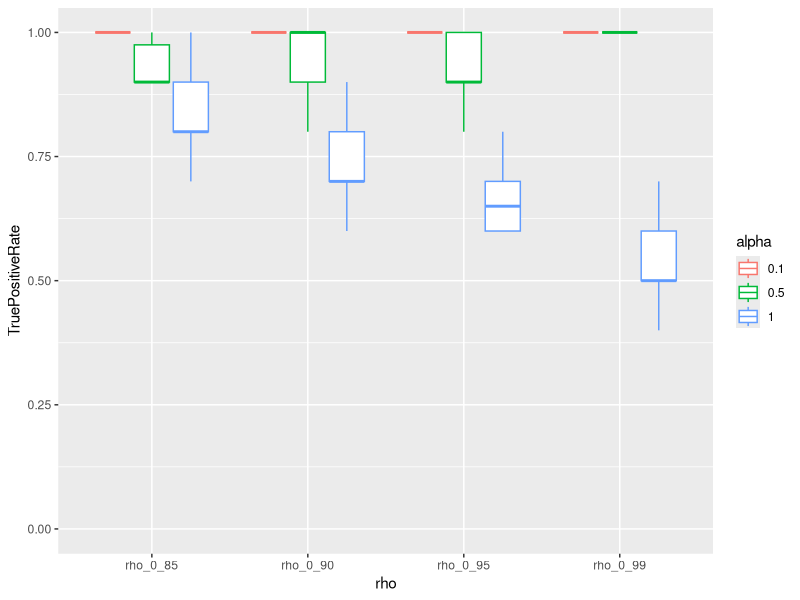
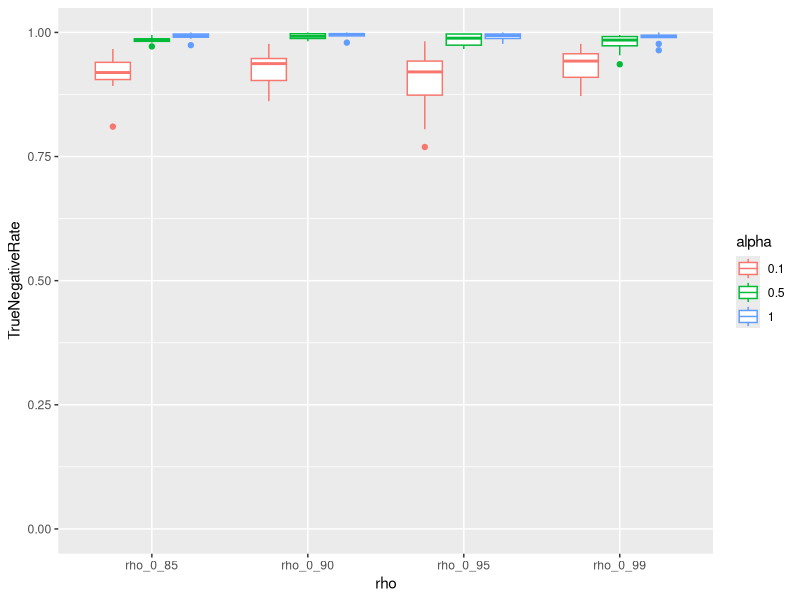
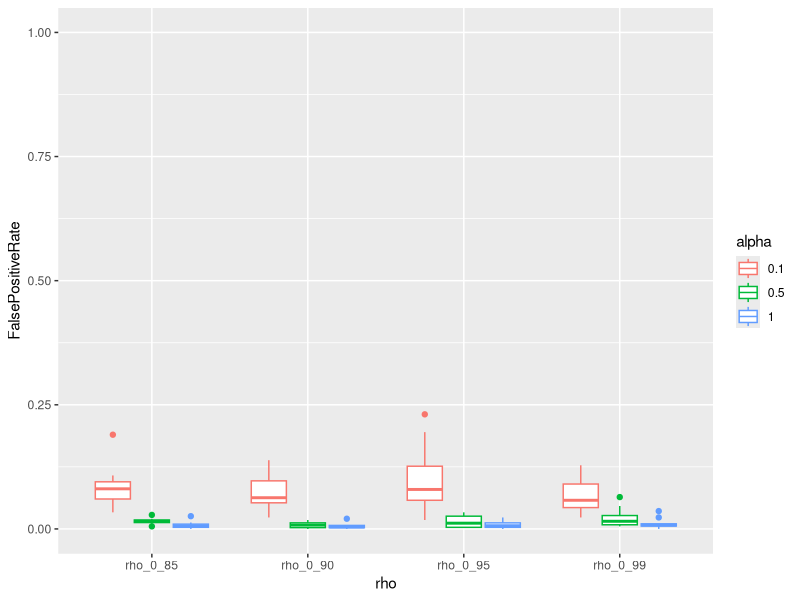
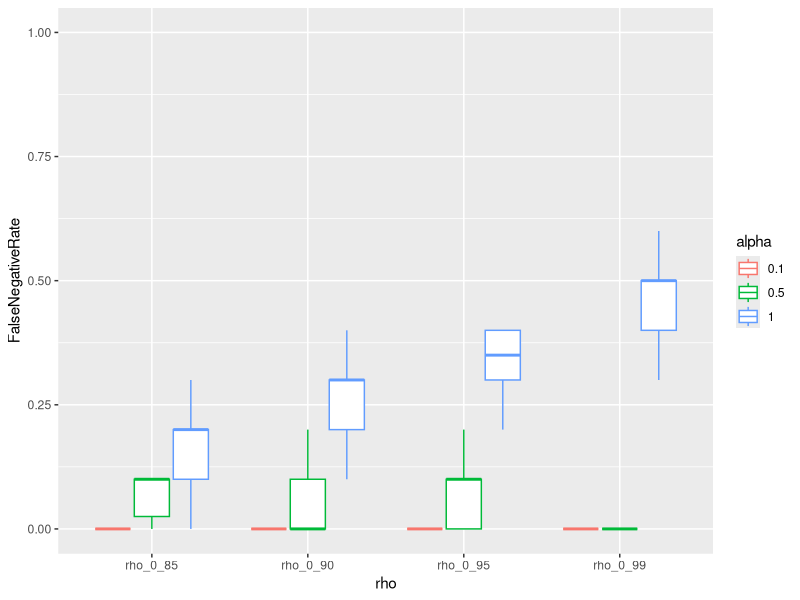
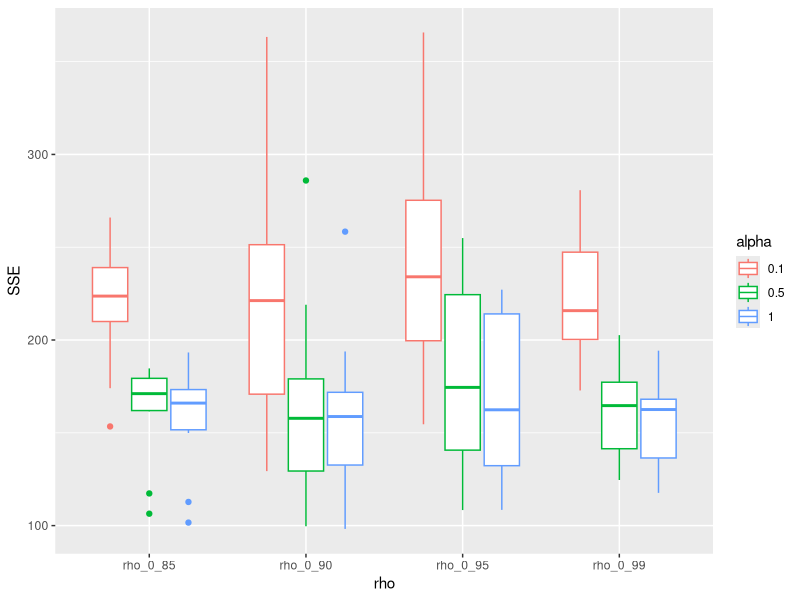
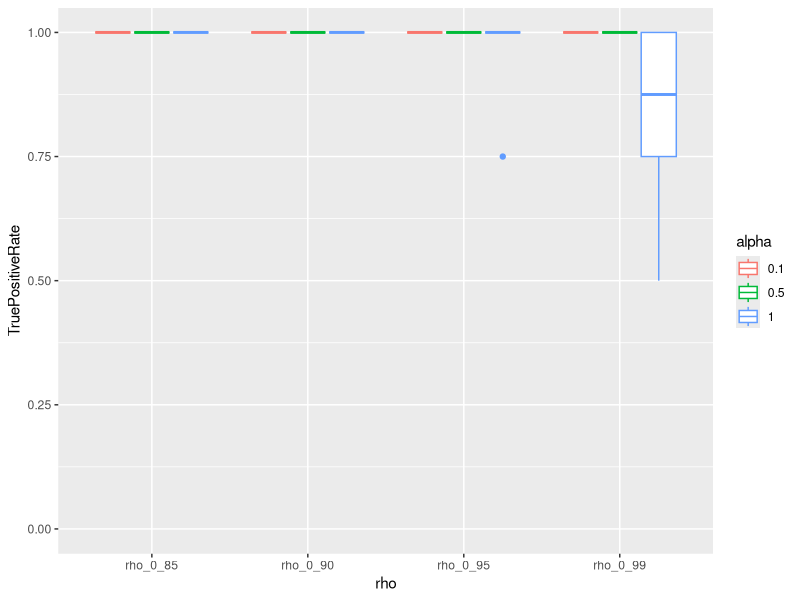
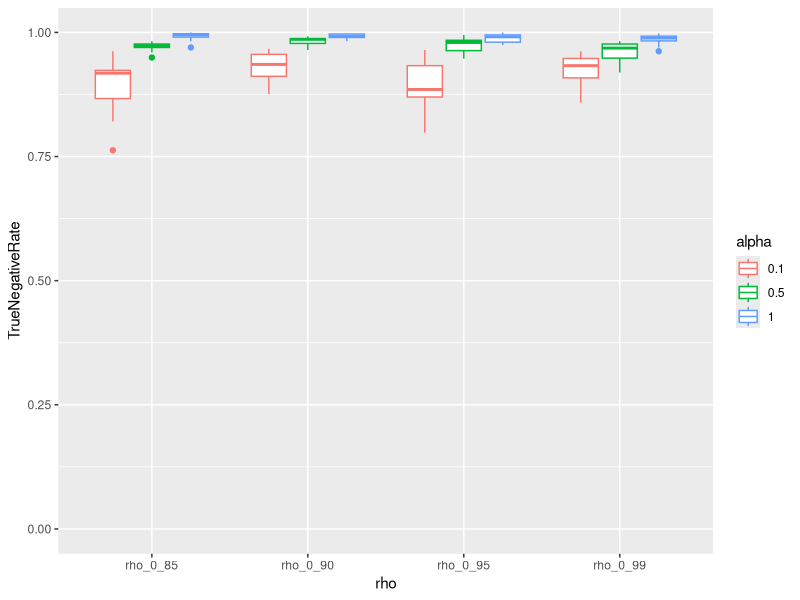
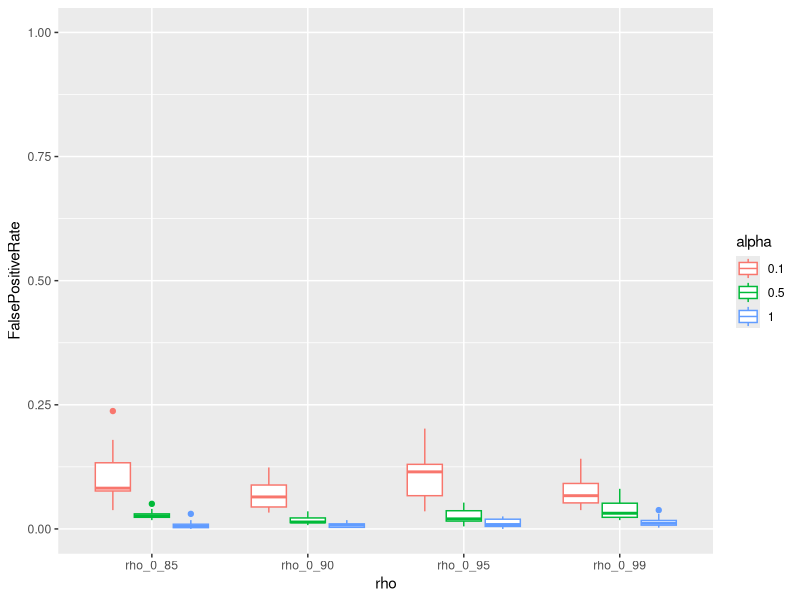

Generate these figures, in order, with R:
## ---- chunk 1
library(glmnet)
library(reshape)
library(ggplot2)


# The code below allows us to have more control over the plotting of 
# regularisation paths than the default plot.glmnet function provides:

# copy the plot function
myPlot <- glmnet:::plotCoef

# replace relevant part
body(myPlot)[[14]] <- quote(if (label) {
  nnz = length(which)
  xpos = max(index)
  pos = 4
  if (xvar == "lambda") {
    xpos = min(index)
    pos = 2
  }
  xpos = rep(xpos, nnz)
  ypos = beta[, ncol(beta)]
  text(xpos, ypos, paste(which), pos = pos, ...) # only changed this with ...
})

# copy first level of plot and replace plotCoef  with myPlot
myGlmnetPlot <- glmnet:::plot.glmnet

body(myGlmnetPlot)[[3]] <- quote(myPlot(x$beta, lambda = x$lambda, 
                                      df = x$df, dev = x$dev.ratio, 
                                      label = label, xvar = xvar, ...))

# Function to define the covariance matrix
setCovarianceMatrix <- function(rho1 = 0, rho2 = 0, rho3 = 0, p = 20)
{
  covarianceMatrix <- diag(nrow = p, ncol = p)
  
  for(i in 2:3)
  {
    for(j in 2:3)
    {
      if(i != j)
      {
          covarianceMatrix[i,j] <- rho1
      }
    }
  }


  for(i in 4:6)
  {
    for(j in 4:6)
    {
      if(i != j)
      {
          covarianceMatrix[i,j] <- rho2
      }
    }
  }
  
  for(i in 7:10)
  {
    for(j in 7:10)
    {
      if(i != j)
      {
          covarianceMatrix[i,j] <- rho3
      }
    }
  }

  return(covarianceMatrix)
    
}

set.seed(1)

dataDimension    <- 400
sampleSize       <- 200
covarianceMatrix <- setCovarianceMatrix(1,1,1,p = dataDimension)

X <- MASS::mvrnorm(n = sampleSize, 
                   mu = vector(mode = "numeric", length = dataDimension), 
                   Sigma = covarianceMatrix)

#pheatmap::pheatmap(cor(X), cluster_rows = F, cluster_cols = F)

y <- rowSums(X[,1:10]) + rnorm(sampleSize, sd = sqrt(1))

glmnetObj    <- glmnet(X[1:100,], y[1:100], alpha = 1)
#plot(glmnetObj, xvar = "lambda", label = T)
cv.glmnetObj <- cv.glmnet(X[1:100,], y[1:100], alpha = 1)


sse <- sum((predict(glmnetObj, s= cv.glmnetObj$lambda.1se, 
                    newx = X[101:nrow(X),]) - y[101:nrow(X)])^2)

selectedVariables <- (coef(
  glmnetObj,
  s= cv.glmnetObj$lambda.1se)[2:(dataDimension + 1)] != 0)


set.seed(1)
nIts               <- 10
selectionMatrix_10 <- matrix(0, nrow = 4, ncol = dataDimension)
sseMatrix_10       <- matrix(0, nrow = 4, ncol = nIts)
TPmatrix_10 <- FPmatrix_10 <- 
                  TNmatrix_10 <- FNmatrix_10 <- matrix(0, nrow = 4, ncol = nIts)


counter            <- 0
for(rho in c(0.85,0.9,0.95,0.99))
{
  counter <- counter + 1
    
  covarianceMatrix <- setCovarianceMatrix(rho,rho,rho,p = dataDimension)

  for(its in 1:nIts)
    {
    

    X                 <- MASS::mvrnorm(n = sampleSize, 
                                        mu = vector(mode = "numeric", 
                                        length = dataDimension), 
                                        Sigma = covarianceMatrix)


    y                 <- X[,1] + rowSums((X[,2:3]))/2 + 
                          rowSums((X[,4:6]))/3 +  rowSums((X[,7:10]))/4 + 
                           rnorm(sampleSize, sd = 1)

    glmnetObj         <- glmnet(X[1:100,], y[1:100], alpha = 1)
    cv.glmnetObj      <- cv.glmnet(X[1:100,], y[1:100], alpha = 1)

    selectedVariables <- (coef(
          glmnetObj,
          s= cv.glmnetObj$lambda.1se)[2:(dataDimension + 1)] != 0)

    selectionMatrix_10[counter,] <- selectionMatrix_10[counter,] + 
        (coef(glmnetObj,
        s= cv.glmnetObj$lambda.1se)[2:(dataDimension + 1)] != 0)
    sseMatrix_10[counter, its]   <-  sum((
        predict(glmnetObj, s= cv.glmnetObj$lambda.1se, 
        newx = X[101:nrow(X),]) - y[101:nrow(X)])^2)
    
    TPmatrix_10[counter, its] <- sum((coef(glmnetObj,
                                           s= cv.glmnetObj$lambda.1se)
                                      [2:(dataDimension + 1)] != 0)[1:10] == T)
    
    FNmatrix_10[counter, its] <- sum((coef(glmnetObj,
                                           s= cv.glmnetObj$lambda.1se)
                                      [2:(dataDimension + 1)] != 0)[1:10] == F)

    FPmatrix_10[counter, its] <- sum((coef(glmnetObj,
                                           s= cv.glmnetObj$lambda.1se)
                                      [2:(dataDimension + 1)] != 0)[11:dataDimension] == T)
    
    TNmatrix_10[counter, its] <- sum((coef(glmnetObj,
                                           s= cv.glmnetObj$lambda.1se)
                                      [2:(dataDimension + 1)] != 0)[11:dataDimension] == F)
    
        }
}


set.seed(1)
selectionMatrix_01 <- matrix(0, nrow = 4, ncol = dataDimension)
sseMatrix_01       <- matrix(0, nrow = 4, ncol = nIts)
TPmatrix_01 <- FPmatrix_01 <- 
                  TNmatrix_01 <- FNmatrix_01 <- matrix(0, nrow = 4, ncol = nIts)

counter            <- 0
for(rho in c(0.85,0.9,0.95,0.99))
{
  counter <- counter + 1

  for(its in 1:nIts)
    {
    
    covarianceMatrix <- setCovarianceMatrix(rho,rho,rho,p = dataDimension)

    X                 <- MASS::mvrnorm(n = sampleSize, 
                                        mu = vector(mode = "numeric", 
                                        length = dataDimension), 
                                        Sigma = covarianceMatrix)


    y                 <- X[,1] + rowSums((X[,2:3]))/2 + 
                          rowSums((X[,4:6]))/3 +  rowSums((X[,7:10]))/4 + 
                           rnorm(sampleSize, sd = 1)

    glmnetObj         <- glmnet(X[1:100,], y[1:100], alpha = 0.1)
    cv.glmnetObj      <- cv.glmnet(X[1:100,], y[1:100], alpha = 0.1)

    
    selectionMatrix_01[counter,] <- selectionMatrix_01[counter,] + 
        (coef(glmnetObj,
        s= cv.glmnetObj$lambda.1se)[2:(dataDimension + 1)] != 0)
    sseMatrix_01[counter, its]   <-  sum((
        predict(glmnetObj, s= cv.glmnetObj$lambda.1se, 
        newx = X[101:nrow(X),]) - y[101:nrow(X)])^2)
        
    TPmatrix_01[counter, its] <- sum((coef(glmnetObj,
                                           s= cv.glmnetObj$lambda.1se)
                                      [2:(dataDimension + 1)] != 0)[1:10] == T)
    
    FNmatrix_01[counter, its] <- sum((coef(glmnetObj,
                                           s= cv.glmnetObj$lambda.1se)
                                      [2:(dataDimension + 1)] != 0)[1:10] == F)

    FPmatrix_01[counter, its] <- sum((coef(glmnetObj,
                                           s= cv.glmnetObj$lambda.1se)
                                      [2:(dataDimension + 1)] != 0)[11:dataDimension] == T)
    
    TNmatrix_01[counter, its] <- sum((coef(glmnetObj,
                                           s= cv.glmnetObj$lambda.1se)
                                      [2:(dataDimension + 1)] != 0)[11:dataDimension] == F)

    }
}




set.seed(1)
selectionMatrix_05   <- matrix(0, nrow = 4, ncol = dataDimension)
sseMatrix_05         <- matrix(0, nrow = 4, ncol = nIts)

TPmatrix_05 <- FPmatrix_05 <- 
                  TNmatrix_05 <- FNmatrix_05 <- matrix(0, nrow = 4, ncol = nIts)
counter            <- 0
for(rho in c(0.85,0.9,0.95,0.99))
{
  counter <- counter + 1
   
  for(its in 1:nIts)
    {
    
    covarianceMatrix <- setCovarianceMatrix(rho,rho,rho,p = dataDimension)

    X                 <- MASS::mvrnorm(n = sampleSize, 
                                        mu = vector(mode = "numeric", 
                                        length = dataDimension), 
                                        Sigma = covarianceMatrix)


    y                 <- X[,1] + rowSums((X[,2:3]))/2 + 
                          rowSums((X[,4:6]))/3 +  rowSums((X[,7:10]))/4 + 
                           rnorm(sampleSize, sd = 1)

    glmnetObj         <- glmnet(X[1:100,], y[1:100], alpha = 0.5)
    cv.glmnetObj      <- cv.glmnet(X[1:100,], y[1:100], alpha = 0.5)

    
    selectionMatrix_05[counter,] <- selectionMatrix_05[counter,] + 
        (coef(glmnetObj,
        s= cv.glmnetObj$lambda.1se)[2:(dataDimension + 1)] != 0)
    sseMatrix_05[counter, its]   <-  sum((
        predict(glmnetObj, s= cv.glmnetObj$lambda.1se, 
        newx = X[101:nrow(X),]) - y[101:nrow(X)])^2)
    
    TPmatrix_05[counter, its] <- sum((coef(glmnetObj,
                                           s= cv.glmnetObj$lambda.1se)
                                      [2:(dataDimension + 1)] != 0)[1:10] == T)
    
    FNmatrix_05[counter, its] <- sum((coef(glmnetObj,
                                           s= cv.glmnetObj$lambda.1se)
                                      [2:(dataDimension + 1)] != 0)[1:10] == F)

    FPmatrix_05[counter, its] <- sum((coef(glmnetObj,
                                           s= cv.glmnetObj$lambda.1se)
                                      [2:(dataDimension + 1)] != 0)[11:dataDimension] == T)
    
    TNmatrix_05[counter, its] <- sum((coef(glmnetObj,
                                           s= cv.glmnetObj$lambda.1se)
                                      [2:(dataDimension + 1)] != 0)[11:dataDimension] == F)

    }
}




save(list = ls(), file = "firstExample.RData")
## ---- chunk 2

TPdf_10        <- as.data.frame(t(TPmatrix_10))
TPdf_10$alpha  <- "1"

TPdf_05        <- as.data.frame(t(TPmatrix_05))
TPdf_05$alpha  <- "0.5"

TPdf_01        <- as.data.frame(t(TPmatrix_01))
TPdf_01$alpha  <- "0.1"

TPdf           <- rbind(TPdf_01,TPdf_05,TPdf_10)

names(TPdf) <- c("rho_0_85", "rho_0_90", "rho_0_95", "rho_0_99", "alpha")
TPdf        <- melt(TPdf, id.vars="alpha")
TPdf$value  <- TPdf$value/10
names(TPdf)   <- c("alpha", "rho", "TruePositiveRate")
p <- ggplot(TPdf, aes(x=rho, y=TruePositiveRate))
p + geom_boxplot(aes(colour = alpha)) + coord_cartesian(ylim = c(0, 1))
## ---- chunk 3

TNdf_10        <- as.data.frame(t(TNmatrix_10))
TNdf_10$alpha  <- "1"

TNdf_05        <- as.data.frame(t(TNmatrix_05))
TNdf_05$alpha  <- "0.5"

TNdf_01        <- as.data.frame(t(TNmatrix_01))
TNdf_01$alpha  <- "0.1"

TNdf           <- rbind(TNdf_01,TNdf_05,TNdf_10)

names(TNdf) <- c("rho_0_85", "rho_0_90", "rho_0_95", "rho_0_99", "alpha")
TNdf        <- melt(TNdf, id.vars="alpha")
TNdf$value  <- TNdf$value/(dataDimension-10)
names(TNdf)   <- c("alpha", "rho", "TrueNegativeRate")
p <- ggplot(TNdf, aes(x=rho, y=TrueNegativeRate))
p + geom_boxplot(aes(colour = alpha)) + coord_cartesian(ylim = c(0, 1))
## ---- chunk 4

FPdf_10        <- as.data.frame(t(FPmatrix_10))
FPdf_10$alpha  <- "1"

FPdf_05        <- as.data.frame(t(FPmatrix_05))
FPdf_05$alpha  <- "0.5"

FPdf_01        <- as.data.frame(t(FPmatrix_01))
FPdf_01$alpha  <- "0.1"

FPdf           <- rbind(FPdf_01,FPdf_05,FPdf_10)

names(FPdf) <- c("rho_0_85", "rho_0_90", "rho_0_95", "rho_0_99", "alpha")
FPdf        <- melt(FPdf, id.vars="alpha")
FPdf$value  <- FPdf$value/(dataDimension-10)
names(FPdf)   <- c("alpha", "rho", "FalsePositiveRate")
p <- ggplot(FPdf, aes(x=rho, y=FalsePositiveRate))
p + geom_boxplot(aes(colour = alpha)) + coord_cartesian(ylim = c(0, 1))
## ---- chunk 5

FNdf_10        <- as.data.frame(t(FNmatrix_10))
FNdf_10$alpha  <- "1"

FNdf_05        <- as.data.frame(t(FNmatrix_05))
FNdf_05$alpha  <- "0.5"

FNdf_01        <- as.data.frame(t(FNmatrix_01))
FNdf_01$alpha  <- "0.1"

FNdf           <- rbind(FNdf_01,FNdf_05,FNdf_10)

names(FNdf) <- c("rho_0_85", "rho_0_90", "rho_0_95", "rho_0_99", "alpha")
FNdf        <- melt(FNdf, id.vars="alpha")
FNdf$value  <- FNdf$value/10
names(FNdf)   <- c("alpha", "rho", "FalseNegativeRate")

p <- ggplot(FNdf, aes(x=rho, y=FalseNegativeRate))
p + geom_boxplot(aes(colour = alpha)) + coord_cartesian(ylim = c(0, 1))
## ---- chunk 6

sseDf_01 <- as.data.frame(t(sseMatrix_01))
sseDf_01$alpha <- "0.1"
sseDf_05       <- as.data.frame(t(sseMatrix_05))
sseDf_05$alpha <- "0.5"
sseDf_10       <- as.data.frame(t(sseMatrix_10))
sseDf_10$alpha <- "1"
sseDf          <- rbind(sseDf_01,sseDf_05,sseDf_10)
names(sseDf)   <- c("rho_0_85", "rho_0_90", "rho_0_95", "rho_0_99", "alpha")
sseDf          <- melt(sseDf, id.vars="alpha")
names(sseDf)   <- c("alpha", "rho", "SSE")

p <- ggplot(sseDf, aes(x=rho, y=SSE))
p + geom_boxplot(aes(colour = alpha))
## ---- chunk 7
set.seed(1)
nIts               <- 10
selectionMatrix_10 <- matrix(0, nrow = 4, ncol = dataDimension)
sseMatrix_10       <- matrix(0, nrow = 4, ncol = nIts)
TPmatrix_10 <- FPmatrix_10 <- 
                  TNmatrix_10 <- FNmatrix_10 <- matrix(0, nrow = 4, ncol = nIts)


counter            <- 0
for(rho in c(0.85,0.9,0.95,0.99))
{
  counter <- counter + 1

  covarianceMatrix <- setCovarianceMatrix(rho,rho,rho,p = dataDimension)

  for(its in 1:nIts)
    {
    

    X                 <- MASS::mvrnorm(n = sampleSize, 
                                        mu = vector(mode = "numeric", 
                                        length = dataDimension), 
                                        Sigma = covarianceMatrix)


    y                 <- X[,1] + X[,2] + X[,4] + X[,7] + 
                           rnorm(sampleSize, sd = 1)

    glmnetObj         <- glmnet(X[1:100,], y[1:100], alpha = 1)
    cv.glmnetObj      <- cv.glmnet(X[1:100,], y[1:100], alpha = 1)

    selectedVariables <- (coef(
          glmnetObj,
          s= cv.glmnetObj$lambda.1se)[2:(dataDimension + 1)] != 0)

    selectionMatrix_10[counter,] <- selectionMatrix_10[counter,] + 
        (coef(glmnetObj,
        s= cv.glmnetObj$lambda.1se)[2:(dataDimension + 1)] != 0)
    sseMatrix_10[counter, its]   <-  sum((
        predict(glmnetObj, s= cv.glmnetObj$lambda.1se, 
        newx = X[101:nrow(X),]) - y[101:nrow(X)])^2)
    
    TPmatrix_10[counter, its] <- sum((coef(glmnetObj,
                                           s= cv.glmnetObj$lambda.1se)
                                      [2:(dataDimension + 1)] != 0)[c(1,2,4,7)] == T)
    
    FNmatrix_10[counter, its] <- sum((coef(glmnetObj,
                                           s= cv.glmnetObj$lambda.1se)
                                      [2:(dataDimension + 1)] != 0)[c(1,2,4,7)] == F)

    FPmatrix_10[counter, its] <- sum((coef(glmnetObj,
                                           s= cv.glmnetObj$lambda.1se)
                                      [2:(dataDimension + 1)] != 0)[setdiff(1:dataDimension, c(1,2,4,7))] == T)
    
    TNmatrix_10[counter, its] <- sum((coef(glmnetObj,
                                           s= cv.glmnetObj$lambda.1se)
                                      [2:(dataDimension + 1)] != 0)[setdiff(1:dataDimension, c(1,2,4,7))] == F)
    
        }
}


set.seed(1)
selectionMatrix_01 <- matrix(0, nrow = 4, ncol = dataDimension)
sseMatrix_01       <- matrix(0, nrow = 4, ncol = nIts)
TPmatrix_01 <- FPmatrix_01 <- 
                  TNmatrix_01 <- FNmatrix_01 <- matrix(0, nrow = 4, ncol = nIts)

counter            <- 0
for(rho in c(0.85,0.9,0.95,0.99))
{
  counter <- counter + 1

  for(its in 1:nIts)
    {
    
    covarianceMatrix <- setCovarianceMatrix(rho,rho,rho,p = dataDimension)

    X                 <- MASS::mvrnorm(n = sampleSize, 
                                        mu = vector(mode = "numeric", 
                                        length = dataDimension), 
                                        Sigma = covarianceMatrix)


    y                 <- X[,1] + X[,2] + X[,4] + X[,7] + 
                           rnorm(sampleSize, sd = 1)

    glmnetObj         <- glmnet(X[1:100,], y[1:100], alpha = 0.1)
    cv.glmnetObj      <- cv.glmnet(X[1:100,], y[1:100], alpha = 0.1)

    
    selectionMatrix_01[counter,] <- selectionMatrix_01[counter,] + 
        (coef(glmnetObj,
        s= cv.glmnetObj$lambda.1se)[2:(dataDimension + 1)] != 0)
    sseMatrix_01[counter, its]   <-  sum((
        predict(glmnetObj, s= cv.glmnetObj$lambda.1se, 
        newx = X[101:nrow(X),]) - y[101:nrow(X)])^2)
        
    TPmatrix_01[counter, its] <- sum((coef(glmnetObj,
                                           s= cv.glmnetObj$lambda.1se)
                                      [2:(dataDimension + 1)] != 0)[c(1,2,4,7)] == T)
    
    FNmatrix_01[counter, its] <- sum((coef(glmnetObj,
                                           s= cv.glmnetObj$lambda.1se)
                                      [2:(dataDimension + 1)] != 0)[c(1,2,4,7)] == F)

    FPmatrix_01[counter, its] <- sum((coef(glmnetObj,
                                           s= cv.glmnetObj$lambda.1se)
                                      [2:(dataDimension + 1)] != 0)[setdiff(1:dataDimension, c(1,2,4,7))] == T)
    
    TNmatrix_01[counter, its] <- sum((coef(glmnetObj,
                                           s= cv.glmnetObj$lambda.1se)
                                      [2:(dataDimension + 1)] != 0)[setdiff(1:dataDimension, c(1,2,4,7))] == F)

    }
}




set.seed(1)
selectionMatrix_05   <- matrix(0, nrow = 4, ncol = dataDimension)
sseMatrix_05         <- matrix(0, nrow = 4, ncol = nIts)

TPmatrix_05 <- FPmatrix_05 <- 
                  TNmatrix_05 <- FNmatrix_05 <- matrix(0, nrow = 4, ncol = nIts)
counter            <- 0
for(rho in c(0.85,0.9,0.95,0.99))
{
  counter <- counter + 1

    for(its in 1:nIts)
    {
    
    covarianceMatrix <- setCovarianceMatrix(rho,rho,rho,p = dataDimension)

    X                 <- MASS::mvrnorm(n = sampleSize, 
                                        mu = vector(mode = "numeric", 
                                        length = dataDimension), 
                                        Sigma = covarianceMatrix)


    y                 <- X[,1] + X[,2] + X[,4] + X[,7] + 
                           rnorm(sampleSize, sd = 1)

    glmnetObj         <- glmnet(X[1:100,], y[1:100], alpha = 0.5)
    cv.glmnetObj      <- cv.glmnet(X[1:100,], y[1:100], alpha = 0.5)

    
    selectionMatrix_05[counter,] <- selectionMatrix_05[counter,] + 
        (coef(glmnetObj,
        s= cv.glmnetObj$lambda.1se)[2:(dataDimension + 1)] != 0)
    sseMatrix_05[counter, its]   <-  sum((
        predict(glmnetObj, s= cv.glmnetObj$lambda.1se, 
        newx = X[101:nrow(X),]) - y[101:nrow(X)])^2)
    
    TPmatrix_05[counter, its] <- sum((coef(glmnetObj,
                                           s= cv.glmnetObj$lambda.1se)
                                      [2:(dataDimension + 1)] != 0)[c(1,2,4,7)] == T)
    
    FNmatrix_05[counter, its] <- sum((coef(glmnetObj,
                                           s= cv.glmnetObj$lambda.1se)
                                      [2:(dataDimension + 1)] != 0)[c(1,2,4,7)] == F)

    FPmatrix_05[counter, its] <- sum((coef(glmnetObj,
                                           s= cv.glmnetObj$lambda.1se)
                                      [2:(dataDimension + 1)] != 0)[setdiff(1:dataDimension, c(1,2,4,7))] == T)
    
    TNmatrix_05[counter, its] <- sum((coef(glmnetObj,
                                           s= cv.glmnetObj$lambda.1se)
                                      [2:(dataDimension + 1)] != 0)[setdiff(1:dataDimension, c(1,2,4,7))] == F)

    }
}

save(list = ls(), file = "secondExample.RData")

## ---- chunk 8

TPdf_10        <- as.data.frame(t(TPmatrix_10))
TPdf_10$alpha  <- "1"

TPdf_05        <- as.data.frame(t(TPmatrix_05))
TPdf_05$alpha  <- "0.5"

TPdf_01        <- as.data.frame(t(TPmatrix_01))
TPdf_01$alpha  <- "0.1"

TPdf           <- rbind(TPdf_01,TPdf_05,TPdf_10)

names(TPdf) <- c("rho_0_85", "rho_0_90", "rho_0_95", "rho_0_99", "alpha")
TPdf        <- melt(TPdf, id.vars="alpha")
TPdf$value  <- TPdf$value/4
names(TPdf)   <- c("alpha", "rho", "TruePositiveRate")
p <- ggplot(TPdf, aes(x=rho, y=TruePositiveRate))
p + geom_boxplot(aes(colour = alpha)) + coord_cartesian(ylim = c(0, 1))
## ---- chunk 9

TNdf_10        <- as.data.frame(t(TNmatrix_10))
TNdf_10$alpha  <- "1"

TNdf_05        <- as.data.frame(t(TNmatrix_05))
TNdf_05$alpha  <- "0.5"

TNdf_01        <- as.data.frame(t(TNmatrix_01))
TNdf_01$alpha  <- "0.1"

TNdf           <- rbind(TNdf_01,TNdf_05,TNdf_10)

names(TNdf) <- c("rho_0_85", "rho_0_90", "rho_0_95", "rho_0_99", "alpha")
TNdf        <- melt(TNdf, id.vars="alpha")
TNdf$value  <- TNdf$value/(dataDimension-4)
names(TNdf)   <- c("alpha", "rho", "TrueNegativeRate")
p <- ggplot(TNdf, aes(x=rho, y=TrueNegativeRate))
p + geom_boxplot(aes(colour = alpha)) + coord_cartesian(ylim = c(0, 1))
## ---- chunk 10

FPdf_10        <- as.data.frame(t(FPmatrix_10))
FPdf_10$alpha  <- "1"

FPdf_05        <- as.data.frame(t(FPmatrix_05))
FPdf_05$alpha  <- "0.5"

FPdf_01        <- as.data.frame(t(FPmatrix_01))
FPdf_01$alpha  <- "0.1"

FPdf           <- rbind(FPdf_01,FPdf_05,FPdf_10)

names(FPdf) <- c("rho_0_85", "rho_0_90", "rho_0_95", "rho_0_99", "alpha")
FPdf        <- melt(FPdf, id.vars="alpha")
FPdf$value  <- FPdf$value/(dataDimension-4)
names(FPdf)   <- c("alpha", "rho", "FalsePositiveRate")
p <- ggplot(FPdf, aes(x=rho, y=FalsePositiveRate))
p + geom_boxplot(aes(colour = alpha)) + coord_cartesian(ylim = c(0, 1))
## ---- chunk 11

FNdf_10        <- as.data.frame(t(FNmatrix_10))
FNdf_10$alpha  <- "1"

FNdf_05        <- as.data.frame(t(FNmatrix_05))
FNdf_05$alpha  <- "0.5"

FNdf_01        <- as.data.frame(t(FNmatrix_01))
FNdf_01$alpha  <- "0.1"

FNdf           <- rbind(FNdf_01,FNdf_05,FNdf_10)

names(FNdf) <- c("rho_0_85", "rho_0_90", "rho_0_95", "rho_0_99", "alpha")
FNdf        <- melt(FNdf, id.vars="alpha")
FNdf$value  <- FNdf$value/4
names(FNdf)   <- c("alpha", "rho", "FalseNegativeRate")

p <- ggplot(FNdf, aes(x=rho, y=FalseNegativeRate))
p + geom_boxplot(aes(colour = alpha)) + coord_cartesian(ylim = c(0, 1))
